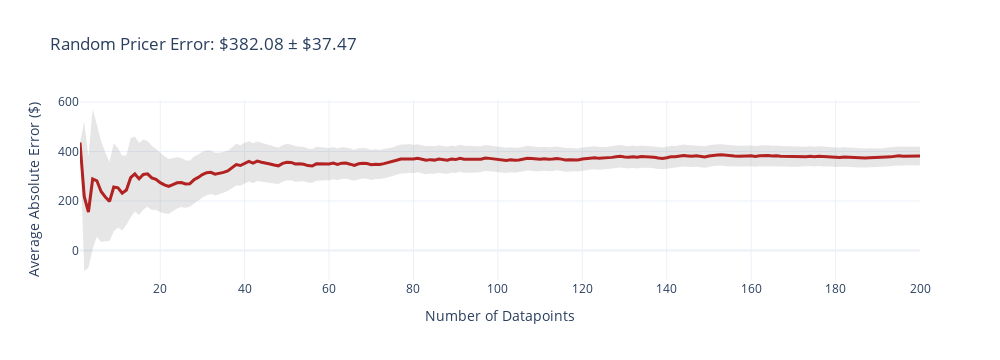
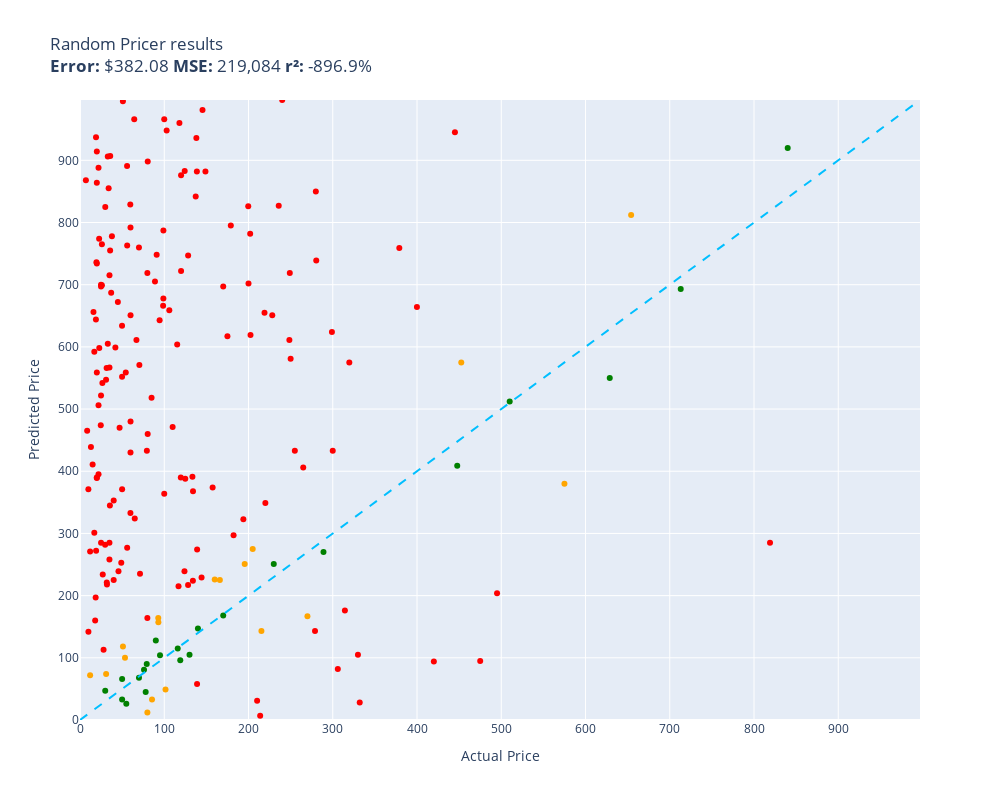

Source (notebook cell) for these figures, in order:
### Code cell
random.seed(42)
evaluate(random_pricer, test)

### Figure 1 — Plotly figure (JSON) as saved in the notebook; plotly's stock layout.template omitted (floating-point values rounded to 4 significant figures; data arrays with more than 128 entries replaced by an {"elided": "..."} marker saying what was removed)
{"data": [{"fill": "toself", "fillcolor": "rgba(128,128,128,0.2)", "hoverinfo": "skip", "line": {"color": "rgba(255,255,255,0)"}, "name": "95% CI", "showlegend": false, "type": "scatter", "x": {"elided": "400 int values"}, "y": {"elided": "400 float values"}}, {"customdata": {"elided": "200x1 float values"}, "hovertemplate": "n=%{x}<br>Avg Error=$%{y:,.2f}<br>±95% CI=$%{customdata[0]:,.2f}<extra></extra>", "line": {"color": "firebrick", "width": 3}, "mode": "lines", "name": "Cumulative Avg Error", "type": "scatter", "x": {"elided": "200 int values"}, "y": {"elided": "200 float values"}}], "layout": {"height": 360, "showlegend": false, "title": {"text": "Random Pricer Error: $382.08 ± $37.47"}, "width": 1000, "xaxis": {"title": {"text": "Number of Datapoints"}}, "yaxis": {"title": {"text": "Average Absolute Error ($)"}}}}

### Figure 2 — Plotly figure (JSON) as saved in the notebook; plotly's stock layout.template omitted (floating-point values rounded to 4 significant figures; data arrays with more than 128 entries replaced by an {"elided": "..."} marker saying what was removed)
{"data": [{"customdata": {"elided": "160x1 str values"}, "hovertemplate": "%{customdata[0]}<extra></extra>", "legendgroup": "red", "marker": {"color": "red", "size": 6, "symbol": "circle"}, "mode": "markers", "name": "red", "orientation": "v", "showlegend": true, "type": "scatter", "x": {"elided": "160 float values"}, "xaxis": "x", "y": {"elided": "160 int values"}, "yaxis": "y"}, {"customdata": [["telpo Headlight Assembly Fit For 15 Camr...\nGuess=$115.00 Actual=$115.99"], ["NewPower99 Battery Kit for Samsung Galax...\nGuess=$26.00 Actual=$54.95"], ["RBC12-UPC Replacement Battery Cartridge ...\nGuess=$251.00 Actual=$229.99"], ["Bam France 2002XL Contoured Hightech Bla...\nGuess=$693.00 Actual=$713.00"], ["Panasonic KX-TG6511B DECT 6.0 PLUS Expan...\nGuess=$90.00 Actual=$79.20"], ["LD Products Compatible Toner Cartridge R...\nGuess=$33.00 Actual=$49.98"], ["PEMP E65 E66 CDC Simulate Optical Fiber ...\nGuess=$96.00 Actual=$119.00"], ["3D Tree Hole Branches 075 Stair Risers D...\nGuess=$105.00 Actual=$129.99"], ["Webcem Solar Shed Light Outdoor Indoor, ...\nGuess=$45.00 Actual=$77.96"], ["Poison Spyder 10-08-020 Rocker Knocker\nGuess=$550.00 Actual=$628.76"], ["DIMARZIO 204284 DP 163FBK Blues Bucker G...\nGuess=$128.00 Actual=$89.99"], ["BESTILL Wall Mounted Shower Faucet Set, ...\nGuess=$81.00 Actual=$76.00"], ["Ceramic Talavera Mexican Tile 4x4\", 9 Pi...\nGuess=$47.00 Actual=$29.95"], ["Trim Kit for 2-handle Shower & Tub Valve...\nGuess=$104.00 Actual=$94.99"], ["Ibanez M510OVS Acoustic Mandolin in Vint...\nGuess=$168.00 Actual=$169.99"], ["Skullcandy Hesh Evo Bluetooth Headphones...\nGuess=$68.00 Actual=$69.99"], ["Competition Clutch Disc and Pressure Pla...\nGuess=$512.00 Actual=$510.00"], ["StonKraft Brass Chess Board Game Set wit...\nGuess=$147.00 Actual=$140.00"], ["Audio Techinca ATW-T1002 System 10 Handh...\nGuess=$270.00 Actual=$289.00"], ["Dell XPS 13 9343-2727SLV 13.3\" Full HD S...\nGuess=$920.00 Actual=$839.99"], ["Steering Wheel, Carbon Fiber Automotive ...\nGuess=$409.00 Actual=$447.74"], ["Viola Bow 4/4 Full Size Carbon Fiber (Bl...\nGuess=$66.00 Actual=$49.99"]], "hovertemplate": "%{customdata[0]}<extra></extra>", "legendgroup": "green", "marker": {"color": "green", "size": 6, "symbol": "circle"}, "mode": "markers", "name": "green", "orientation": "v", "showlegend": true, "type": "scatter", "x": [116.0, 54.95, 230.0, 713.0, 79.2, 49.98, 119.0, 130.0, 77.96, 628.8, 89.99, 76.0, 29.95, 94.99, 170.0, 69.99, 510.0, 140.0, 289.0, 840.0, 447.7, 49.99], "xaxis": "x", "y": [115, 26, 251, 693, 90, 33, 96, 105, 45, 550, 128, 81, 47, 104, 168, 68, 512, 147, 270, 920, 409, 66], "yaxis": "y"}, {"customdata": [["ACDelco GM Original Equipment FW339 Fron...\nGuess=$143.00 Actual=$215.33"], ["DEWALT 20V MAX* XR Impact Driver with Bl...\nGuess=$575.00 Actual=$452.53"], ["GanFindX Portable Car Hand Controls for ...\nGuess=$226.00 Actual=$159.90"], ["Projector, CRAZVIEW Projector with WiFi ...\nGuess=$100.00 Actual=$53.40"], ["Satco S9596, 4 Count (Pack of 1), 4.18\nGuess=$72.00 Actual=$12.00"], ["Aeromotive 13304 Regulator, X1 Adjustabl...\nGuess=$167.00 Actual=$269.95"], ["Walker Exhaust Ultra EPA 16478 Direct Fi...\nGuess=$380.00 Actual=$574.99"], ["NewFantasia Replacement Audio Cable with...\nGuess=$74.00 Actual=$31.00"], ["MXR Carbon Copy Deluxe Analog Delay Guit...\nGuess=$251.00 Actual=$195.50"], ["Cardone 84-58642 New HEI Electronic Dist...\nGuess=$225.00 Actual=$165.99"], ["ECCPP Power Steering Pump for 2009-2010 ...\nGuess=$33.00 Actual=$85.48"], ["SP Air Corporation SP-8102BU 1/4-Inch He...\nGuess=$275.00 Actual=$204.99"], ["DuraGo BR5330 Front Vented Disc Brake Ro...\nGuess=$49.00 Actual=$101.51"], ["Samsung DA97-07603B Freezer Ice Maker As...\nGuess=$157.00 Actual=$93.02"], ["Blanco 230966 Valea Stainless Steel Sink...\nGuess=$164.00 Actual=$92.88"], ["Empava 24\" Single Wall Ovens 10 Cooking ...\nGuess=$812.00 Actual=$654.14"], ["MonMount Triple Monitor Stand Freestandi...\nGuess=$12.00 Actual=$79.99"], ["Refresh NSF-53 Premium Replacement Refri...\nGuess=$118.00 Actual=$50.99"]], "hovertemplate": "%{customdata[0]}<extra></extra>", "legendgroup": "orange", "marker": {"color": "orange", "size": 6, "symbol": "circle"}, "mode": "markers", "name": "orange", "orientation": "v", "showlegend": true, "type": "scatter", "x": [215.3, 452.5, 159.9, 53.4, 12.0, 269.9, 575.0, 31.0, 195.5, 166.0, 85.48, 205.0, 101.5, 93.02, 92.88, 654.1, 79.99, 50.99], "xaxis": "x", "y": [143, 575, 226, 100, 72, 167, 380, 74, 251, 225, 33, 275, 49, 157, 164, 812, 12, 118], "yaxis": "y"}, {"hoverinfo": "skip", "line": {"color": "deepskyblue", "dash": "dash", "width": 2}, "mode": "lines", "name": "y = x", "showlegend": false, "type": "scatter", "x": [0, 997], "y": [0, 997]}], "layout": {"height": 800, "legend": {"title": {"text": "color"}, "tracegroupgap": 0}, "showlegend": false, "title": {"text": "Random Pricer results<br><b>Error:</b> $382.08 <b>MSE:</b> 219,084 <b>r²:</b> -896.9%"}, "width": 1000, "xaxis": {"anchor": "y", "domain": [0, 1], "range": [0, 997], "title": {"text": "Actual Price"}}, "yaxis": {"anchor": "x", "domain": [0, 1], "range": [0, 997], "title": {"text": "Predicted Price"}}}}
